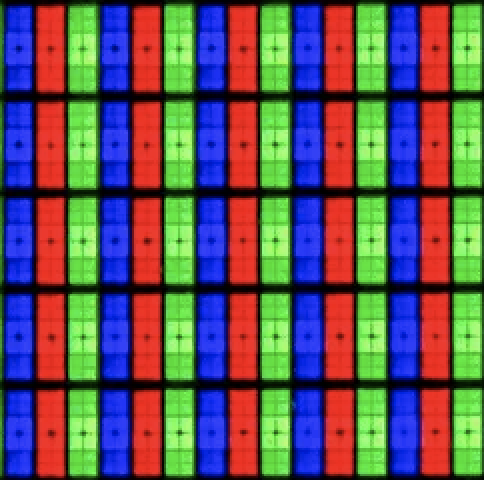
#> input picture Assignment1/rgb_pixels.png, 484 x 480 px
$ jupyter execute --allow-errors 01_Intro.ipynb   (shell and % lines are left out)
#> lines starting #> are read from the running program, lines starting #| are printed output that depends on the picture; after the words box and inside, x2 and y2 are one past the last pixel; in counts of white or black regions, pixels touching at a corner belong together
# Colab Basics

- Side tabs: Table of contents/ Variable trackers/ Secrets/ File manager
- Menu bar: File/ Runtime
- Runtime instances: Getting GPU resources
- Adding code and text
- Executing cells

**Resources**

You can find more details [ here](https://colab.research.google.com/drive/1YKHHLSlG-B9Ez2-zf-YFxXTVgfC_Aqtt#scrollTo=CXnyoIOFGCYk)

# Basic Linux/Shell commands
Distinguisher: Exclamation mark prefix

[cell 1]
# Nvidia System Management Interface: Used to check GPU resources

## File management

[cell 2]
# Print working directory

[cell 3]
# List

[cell 4]
# Make directory

**Resources**

You can find more on shell commands [here](https://missing.csail.mit.edu/2020/shell-tools/) and learn more about git [here](https://github.com/git-guides)

## Managing Python packages

[cell 5]
# !conda list

[cell 6]
# Example of installing external pip package

# Example of installing external conda package
#!conda install <package_name>

**Resources**

You can find more pip resources [here](https://pip.pypa.io/en/stable/user_guide/) and conda resources [here](https://conda.io/projects/conda/en/latest/user-guide/tasks/manage-pkgs.html)

# Python Intro

## Variables

[cell 7]
# Assigning variables
x = 5
y = -1
z = x + y

# Printing variables
print(z)

# Printing variables with description text
print('The sum of x and y is:', z)

# Printing variables with description text using f strings
print(f'The sum of x and y is: {z}')

## Data Types and Operators

### Lists

[cell 8]
# Creating lists
x = list()
y = []
x = list((2, 1, 4, 8))
y = [2, 1, 4, 10, 20, 40]
print('About x:')
print('type(x) - ', type(x))
print('x       - ', x)
print('len(x)  - ',len(x))
print(' ')
print('About y:')
print('type(y) - ', type(y))
print('y       - ', y)
print('len(y)  - ',len(y))

[cell 9]
# Indexing lists
x_1 = x[2]
# Index slicing
y_1 = y[2:]
y_2 = y[2:4]
print('x[2]  - ', x_1)
print('y_1 (y[2:])  - ', y_1)
print('y_2 (y[2:4]) - ', y_2)

[cell 10]
# Append and Extend
x.append(y)
print(x)
y.extend(y_1)
print(y)

[cell 11]
a = (1,2,3,4)
b = [2, 5,6,7]

#c = a.append(b)
d = b.append(a)

[cell 12]
b

[cell 13]
a

[cell 14]
print(d)

### Tuples

[cell 15]
# Tuples
x = tuple((2, 2))
y = (2, 2)
print(type(x))
print(x)
print(type(y))
print(y)

[cell 16]
print(x[-1])
print(y[0])

#> (a cell that did not finish here is left out)

### Dictionaries

[cell 18]
# Dict
# Dicts are nice if you need to store multiple different types of values in one location because of keys
dict = {} # or dict()
dict['int'] = 1
dict['str'] = 'string key'
dict['list'] = [1,2,3]
dict['tuple'] = (2,3)
dict['float'] = 0.
dict['inception'] = {'int':1, 'str':'hello', 'list':[1,2]}
print(dict.keys())

[cell 19]
print(dict['int'])

[cell 20]
inception_str = dict['inception']['str']
print(inception_str)

### List Comprehension

[cell 21]
l = []
for i in range(100):
    l.append(i)

[cell 22]
a = [i for i in range(100)]

### A even faster way to create a list

[cell 23]
a = list(range(100))

## Functions

[cell 24]
def func(x, m, b):
    return m * x + b

[cell 25]
y = func(1., 2., 0.5)
y

## Classes

[cell 26]
class Model(object):
    # class initialization and attributes
    def __init__(self, params, model_type, name='Neural Network'):
        self.name = name
        self.params = params
        self.model_type = model_type

    # internal functions denoted by __.__
    # str
    def __str__(self):
        return 'Readable string : This is a '+ self.model_type + ' ' + self.name + ' with ' + str(self.params) + ' params'

    # representation
    def __repr__(self):
        return self.model_type + ' ' + self.name + ' with ' + str(self.params) + ' params'

    # method
    def printParams(self, multiplier):
        print(self.params*multiplier)

[cell 27]
m1 = Model(5, 'Supervised', 'LinearRegression')

[cell 28]
m1

[cell 29]
print(m1)

[cell 30]
m1.name

[cell 31]
m1.printParams(10)

# Important Python Packages

## Numpy

[cell 32]
import numpy as np
# numpy type vs native python type
x = np.array([1,2,3])

print(x[0].dtype)
print(type(1))

x = np.arange(10)
print(x)

## Matplotlib

[cell 33]
# plotting example
import matplotlib.pyplot as plt

t = np.linspace(0,2,100)
x = np.sin(2*np.pi*t)
y = np.cos(2*np.pi*t)

plt.plot(t,x)
plt.plot(t,y)
plt.grid()
plt.show()
#> figure, not shown here; curve peaks at x = 1.25, y = 1; curve peaks at x = 0, y = 1

## OpenCV

### Loading an Image

[cell 34]
import cv2
from PIL import Image
from IPython.display import display

# Last argument 1 is for rgb, 0 is for grayscale
img_rgb = cv2.imread('rgb_pixels.png', 1)
#> img_rgb is the input picture: shape (480, 484, 3); mean B, G, R 91.5, 87, 96
# Img source: https://www.cnet.com/tech/home-entertainment/led-lcd-vs-oled/

# Checking shape and datatype of the loaded image
print(f'The shape and datatype of img_rgb is :{img_rgb.shape}, and {type(img_rgb)}\n')
#| The shape and datatype of img_rgb is :(480, 484, 3), and <class 'numpy.ndarray'>

# Show the original image
display(Image.fromarray(img_rgb))

[cell 35]
# Be careful of the RGB channel sequence when using different image processing packages, some has a sequence of RGB, while some is BGR
display(Image.fromarray(img_rgb[:100,:100,:]))
display(Image.fromarray(img_rgb[:100,:100,0]))
display(Image.fromarray(img_rgb[:100,:100,1]))
display(Image.fromarray(img_rgb[:100,:100,2]))
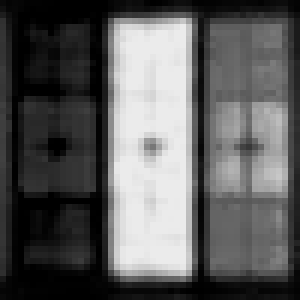
#> shown: PIL image 100x100 L (shown 3 times larger); min 0, max 235, mean 92.3

[cell 36]
img = cv2.imread('elephant.png', 1)
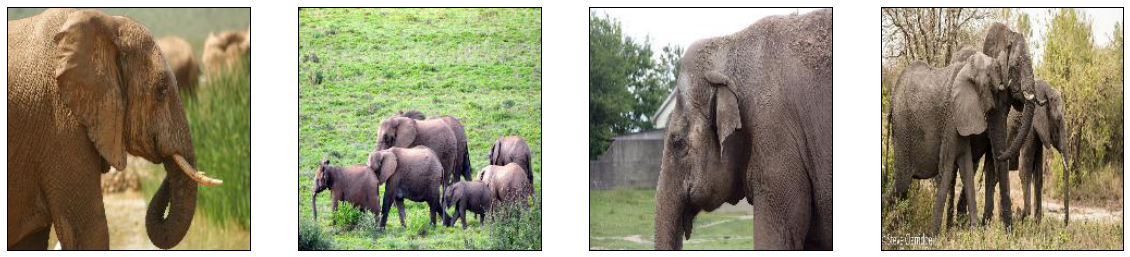
#> input picture Assignment1/elephant.png, 1130 x 257 px
#> img is the input picture: shape (257, 1130, 3); mean B, G, R 125.5, 150.5, 154.5
display(Image.fromarray(img))

[cell 37]
# Source: https://opencv24-python-tutorials.readthedocs.io/en/latest/py_tutorials/py_imgproc/py_canny/py_canny.html
# Arguments are (img, threshold1, threshold2)
# img[:,:257,:] means we are cropping the image through matrix slicing. We are getting all the rows, columns until the 256th, and all RGB channels
edges = cv2.Canny(img[:,:257,:], 150, 200)
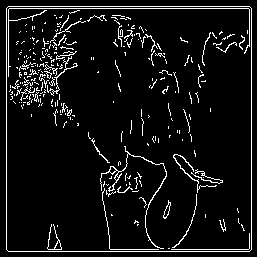
#> edges: shape (257, 257); 6.9% white in thin lines or dots

display(Image.fromarray(img[:,:257,:]))
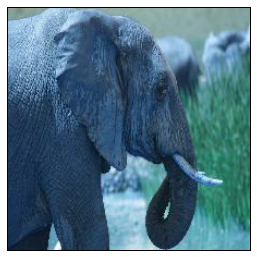
#> shown: PIL image 257x257 RGB; mean R, G, B 85.4, 119.6, 136.8
display(Image.fromarray(edges))

[cell 38]
import numpy as np
import matplotlib.pyplot as plt

[cell 39]
# Try changing kernel size and observe what happens
kernel = np.ones((10,10), np.float32)/100

# Arguments are (source_image, depth, kernel)
dst = cv2.filter2D(src=img, ddepth=-1, kernel=kernel)
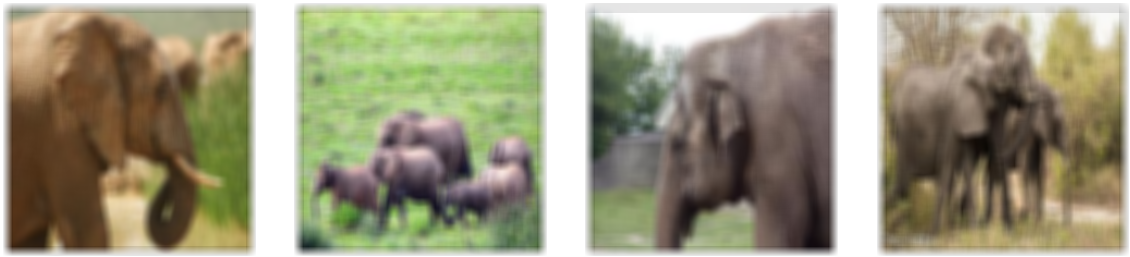
#> dst: shape (257, 1130, 3); mean B, G, R 125.5, 150.5, 154.5

plt.subplot(121)
plt.imshow(img[:,:257,:]),plt.title('Original')
plt.xticks([]), plt.yticks([])
plt.subplot(122)
plt.imshow(dst[:,:257,:]),plt.title('Averaging')
plt.xticks([]), plt.yticks([])
plt.show()

### Histogram Equalization

[cell 40]
img = cv2.imread('lung.png', 0)
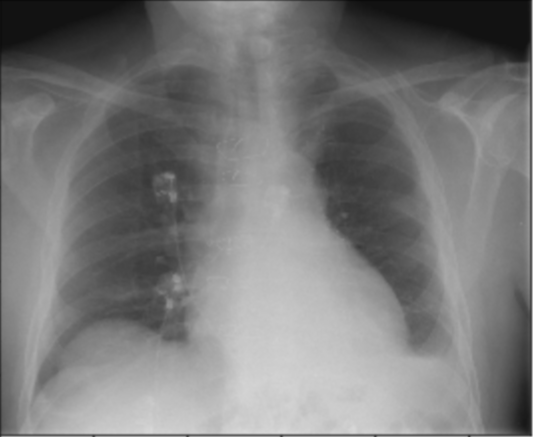
#> input picture Assignment1/lung.png, 533 x 437 px
#> img is the input picture: shape (437, 533); min 9, max 218, mean 121.3
print(img)
#> (printed output is left out)
print(img.dtype)
#| uint8
print(img.shape)
#| (437, 533)
display(Image.fromarray(img))

[cell 41]
# Arguments are (img, bins, range)
_ = plt.hist(img.flatten(),256,[0,256], color = 'r')
#> figure, not shown here; tallest bar 7055 high, from x = 18 to 19

[cell 42]
# Histogram equalization can be used to improve constrast of img
equ = cv2.equalizeHist(img)
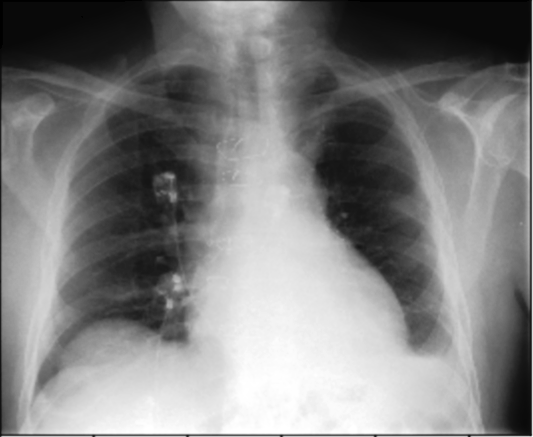
#> equ: shape (437, 533); min 0, max 255, mean 128.4
_ = plt.hist(equ.flatten(),256,[0,256], color = 'r')
#> figure, not shown here; tallest bar 7756 high, from x = 9 to 10

[cell 43]
display(Image.fromarray(img))
display(Image.fromarray(equ))

### Thesholding

[cell 44]
threshold_value = 150

# Apply the threshold
_, thresholded_image = cv2.threshold(img, threshold_value, 255, cv2.THRESH_BINARY)
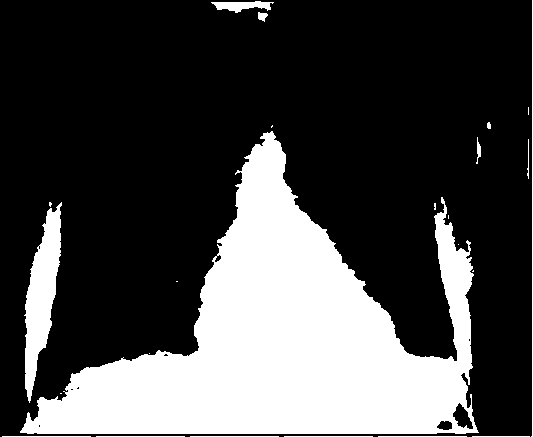
#> thresholded_image: shape (437, 533); 28.1% white; 24 white regions (10 under 20 px), largest, box (x1, y1, x2, y2) and area: (20, 131, 479, 434) 60060, (24, 202, 62, 403) 3731, (531, 0, 533, 437) 438

# Display the thresholded image
display(Image.fromarray(thresholded_image))

### Denoising

[cell 45]
# Median filter is one way of denoising
img = cv2.imread('elephant.png')[:,:257,:]
median = cv2.medianBlur(img, 3)
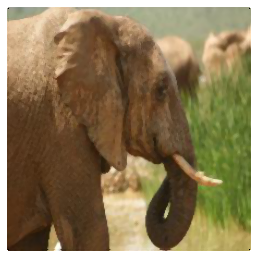
#> median: shape (257, 257, 3); mean B, G, R 86.7, 121.4, 138.8
edges = cv2.Canny(median,100,200)
#> edges: shape (257, 257); 5.1% white in thin lines or dots


display(Image.fromarray(img))
display(Image.fromarray(cv2.Canny(img,100,200)))
display(Image.fromarray(median))
display(Image.fromarray(edges))

More Details on different image processing operations can be found in:

1.   https://opencv24-python-tutorials.readthedocs.io/en/latest/py_tutorials/py_core/py_table_of_contents_core/py_table_of_contents_core.html
2.   https://scikit-image.org/docs/stable/auto_examples/index.html

## Pandas

[cell 46]
import pandas as pd
import numpy as np
import matplotlib.pyplot as plt
timedata = pd.read_csv('sample_weather.txt')
#> (reads Assignment1/sample_weather.txt from the repository)

[cell 47]
timedata

[cell 48]
timedata['Date'] = pd.to_datetime(timedata['Date'])  # Convert 'Date' to datetime
timedata.set_index('Date', inplace=True)  # Set 'Date' as the index
timedata.plot()

[cell 49]
timedata.describe()

[cell 50]
timedata.isnull()

[cell 51]
timedata_np = timedata.to_numpy()
print(timedata_np.shape)

[cell 52]
plt.figure
plt.plot(timedata_np[:])
plt.show()
#> figure, not shown here; curve peaks at x = 410, y = 26.3

[cell 53]
plt.figure
plt.plot(timedata_np[:,0])
plt.show()

[cell 54]
import numpy as np
import scipy.signal
import matplotlib.pyplot as plt

# 1. Ensure data is numeric (fixes the ValueError)
signal_to_filter = timedata_np[:, 0].astype(float)

def apply_convolution(sig, window):
    # Create a proper Moving Average kernel: [1, 1, 1, ...]
    # A kernel of all 1s of length 'window'
    conv = np.ones(window)

    # Normalize the kernel so the signal amplitude doesn't change
    conv = conv / window

    print('Convolution Kernel shape:', conv.shape)

    # Apply convolution
    filtered = scipy.signal.convolve(sig, conv, mode='same')
    return filtered

# 2. Apply the filters to the cleaned numeric data
filtered_med = scipy.signal.medfilt(signal_to_filter, 7)
convolved_avg = apply_convolution(signal_to_filter, 20)

# 3. Plotting
plt.plot(signal_to_filter, label='Original', alpha=0.3)
plt.plot(filtered_med, label='Median Filter (k=7)')
plt.legend()
plt.show()
#> figure, not shown here; curve peaks at x = 410, y = 26.3; curve peaks at x = 1530, y = 21


plt.plot(signal_to_filter, label='Original', alpha=0.3)
plt.plot(convolved_avg, label='Moving Average (w=20)', color='orange')
plt.legend()
plt.show()
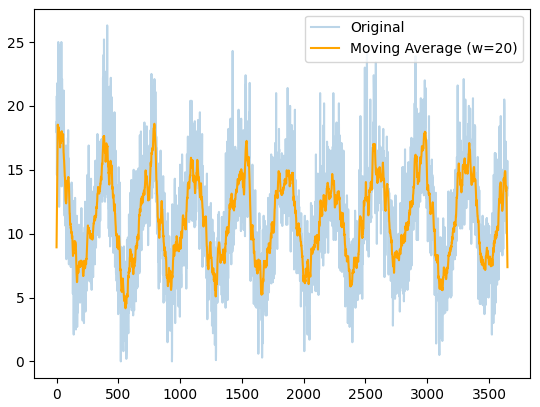
#> figure drawn by matplotlib, 1 panel; curve peaks at x = 410, y = 26.3; curve peaks at x = 792, y = 18.6
